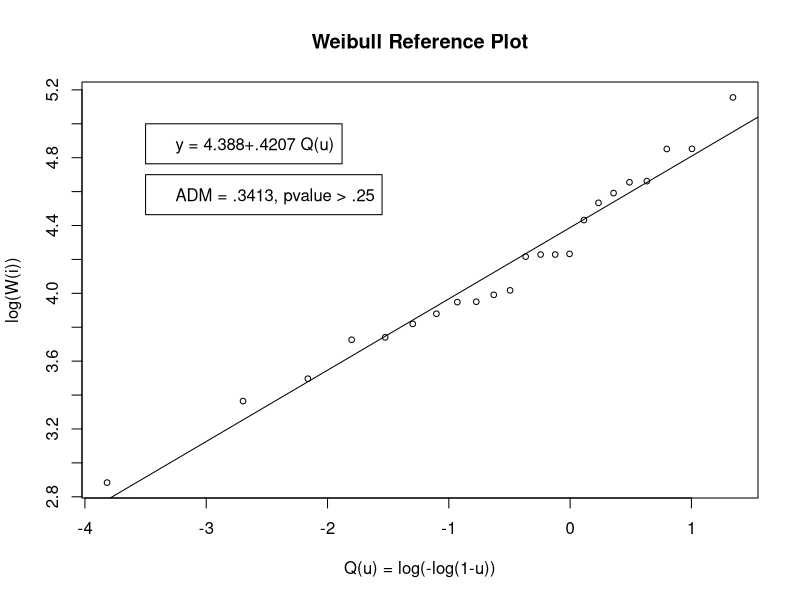

Generate this figure with R:

#The following R code uses data from GOF example in Handout 10 and then
#plots a Weibull Ref plot using log(W) transformation.
# This program is ~longneck/meth1/weibgofplot.R
#-------------------------------------------------------------------------------
library(MASS)
x <- c(
17.88 , 28.92 ,  33.00 ,   41.52 ,  42.12 ,  45.60 ,  48.40,  51.84 ,
51.96 , 54.12 ,  55.56   , 67.80 ,  68.64  , 68.64 ,  68.88 , 84.12 ,
93.12 , 98.64 , 105.12  , 105.84 , 127.92 , 128.04 , 173.40 )
fitdistr(x,"weibull")
y <- sort(x)
weib <- log(y)
n <- length(weib)
i<- 1:n
ui<- (i-.5)/n
QW<- log(-log(1-ui))


#postscript("u:/meth1/psfiles/weibgofmle.ps",height=6,horizontal=F)


plot(QW,weib,abline(lm(weib~QW)),
       main="Weibull Reference Plot",cex=.75,lab=c(7,11,7),
       xlab="Q(u) = log(-log(1-u))",
       ylab="log(W(i))" )
legend(-3.5,5.0,"y = 4.388+.4207 Q(u)")
legend(-3.5,4.7,"ADM = .3413, pvalue > .25")


#graphics.off()
